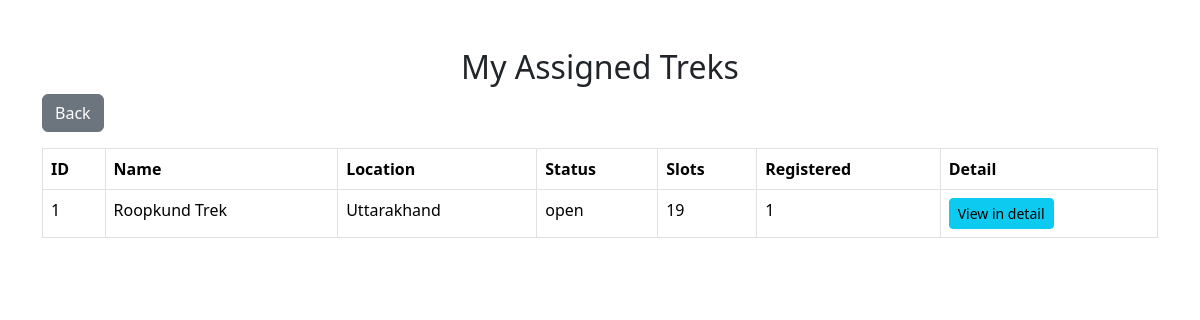
Screenshot of /staff/treks (signed in) with the database file from the repository.
### models/trek.py (models this page shows, shortened)
class Trek(db.Model):
    __tablename__ = "treks"
    trek_id = db.Column(db.Integer, primary_key=True, autoincrement=True)
    trek_name = db.Column(db.String(100), nullable=False)
    location = db.Column(db.String(100), nullable=False)
    difficulty = db.Column(db.String(20), nullable=False) # easy, moderate, hard
    duration = db.Column(db.Integer, nullable=False)
    available_slots = db.Column(db.Integer, nullable=False)
    assigned_staff_id = db.Column(db.Integer, db.ForeignKey('staff.staff_id'), nullable=True)
    status = db.Column(db.String(20), nullable=False) # pending, approved, open, closed, completed
    start_date = db.Column(db.DateTime, nullable=False)
    end_date = db.Column(db.DateTime, nullable=False)
    price = db.Column(db.Float, nullable=False)
    bookings = db.relationship('Booking', backref = 'trek', lazy = True)

### routes/staff.py (the view)
@staff_routes.route('/staff/treks')
@login_required
def staff_treks():
    if current_user.role != 'staff':
        return "Access Denied", 403
    treks = current_user.treks
    return render_template('staff_treks.html', treks=treks)

### app.py (called while the page is built)
@login_manager.user_loader
def load_user(user_id):
    role, id = user_id.split(':')
    id = int(id)
    if role == 'admin':
        return Admin.query.get(id)
    elif role == 'staff':
        return Staff.query.get(id)
    elif role == 'user':
        return User.query.get(id)
    else:
        return None

### templates/staff_treks.html (shortened to what this page needs)
<!DOCTYPE html>
<html lang="en">
<head>
    <link href="https://cdn.jsdelivr.net/npm/bootstrap@5.3.2/dist/css/bootstrap.min.css" rel="stylesheet">
</head>
<body>
    <div class="container mt-5">
        <h2 class="text-center">My Assigned Treks</h2>
        <a href="{{ url_for('staff.staff_dashboard') }}" class="btn btn-secondary btn-md mb-3">Back</a>
        <table class="table table-bordered">
            <thead>
                <tr>
                    <th>ID</th>
                    <th>Name</th>
                    <th>Location</th>
                    <th>Status</th>
                    <th>Slots</th>
                    <th>Registered</th>
                    <th>Detail</th>
                </tr>
            </thead>
            <tbody>
                {% for trek in treks %}
                <tr>
                    <td>{{ trek.trek_id }}</td>
                    <td>{{ trek.trek_name }}</td>
                    <td>{{ trek.location }}</td>
                    <td>{{ trek.status }}</td>
                    <td>{{ trek.available_slots }}</td>
                    <td>{{ trek.bookings | length }}</td>
                    <td><a href="{{ url_for('staff.trek_detail', trek_id=trek.trek_id) }}" class="btn btn-info btn-sm">View in detail</a></td>
                </tr>
                {% else %}
                <tr><td colspan="7" class="text-muted text-center">No treks assigned to you.</td></tr>
                {% endfor %}
            </tbody>
        </table>
    </div>
</body>

### rows the page displays
Trek: trek_id "1", trek_name "Roopkund Trek", location "Uttarakhand", status "open", available_slots "19", bookings|length "1"
